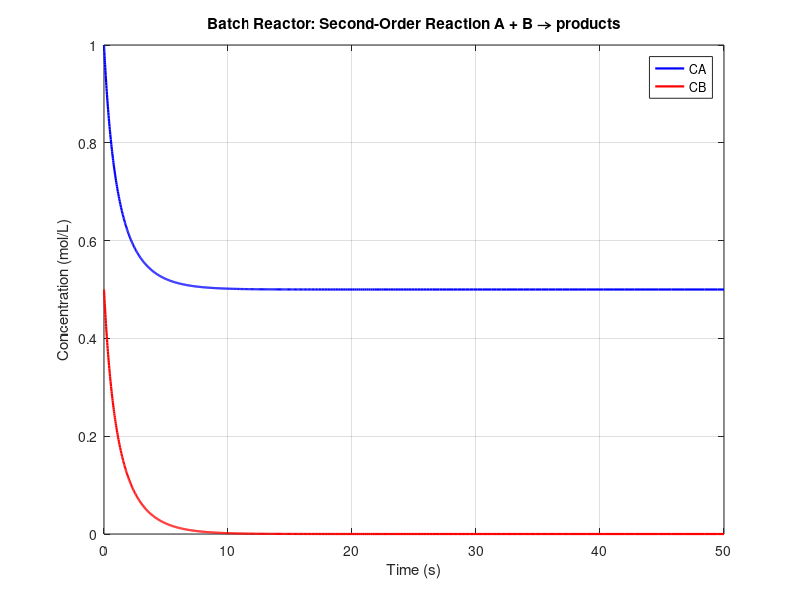

Source code (MATLAB):
%Batch Reactor V.4(2nd Order)

%Input Data/Parameters

% Parameters for a second-order irreversible reaction A + B -> C
% Flow rates (feed) for A and B in mol/s (set to 0 for pure batch)
FA_in = 1.0;    % mol/s entering reactor as A
FB_in = 1.0;    % mol/s entering reactor as B

% Reactor volume (L) - used to convert flow (mol/s) to concentration change (mol/L/s)
V = 2.0;        % L

% Convert inlet molar flow to volumetric concentration feed rates (mol/L/s)
% i.e., CA_feed_rate = FA_in / V (assumes perfect mixing and constant V)
rA_feed = FA_in / V;
rB_feed = FB_in / V;

% Concentrations in mol/L, time in s
CA0 = 1.0;      % initial concentration of A (mol/L)
CB0 = 0.5;      % initial concentration of B (mol/L)
k = 1.0;        % second-order rate constant (L/(mol*s))
tspan = [0 50]; % simulation time span (s)

% If stoichiometry is 1:1 and initial concentrations differ, A and B change together:
% Define ODEs for CA and CB:
% r = k*CA*CB; dCA/dt = -r; dCB/dt = -r

% Pack initial conditions
y0 = [CA0; CB0];

% ODE function (nested for access to k)
odefun = @(t,y) [-k*y(1)*y(2); -k*y(1)*y(2)];

% Solve ODEs with stiff-friendly solver (should be fine with ode45 too)
opts = odeset('RelTol',1e-8,'AbsTol',1e-10);
[T,Y] = ode45(odefun, tspan, y0, opts);

% Extract concentrations
CA = Y(:,1);
CB = Y(:,2);

% Compute extent of reaction and conversion of limiting reactant
% For 1:1 stoichiometry, conversion of A:
XA = (CA0 - CA)./CA0;

% Analytical solution exists for equal initial concentrations: 1/CA - 1/CA0 = k*t
% Provide analytical CA if CA0 == CB0 for verification
if abs(CA0 - CB0) < eps
    CA_analytical = 1./(1./CA0 + k*T);
else
    CA_analytical = [];
end

% Plot results
figure;
plot(T,CA,'-b','LineWidth',1.6); hold on;
plot(T,CB,'-r','LineWidth',1.6);
if ~isempty(CA_analytical)
    plot(T,CA_analytical,'--k','LineWidth',1);
    legend('CA (num)','CB (num)','CA (analytical)','Location','Best');
else
    legend('CA','CB','Location','Best');
end
xlabel('Time (s)');
ylabel('Concentration (mol/L)');
title('Batch Reactor: Second-Order Reaction A + B \rightarrow products');
grid on;

% Optional: display final concentrations and conversion
fprintf('Final CA = %.6f mol/L, Final CB = %.6f mol/L\n', CA(end), CB(end));
fprintf('Final conversion of A = %.4f\n', XA(end));
